Frame 1 (no input): blank canvas, image omitted
Frame 60 (the mouse pressed at the canvas centre just before this capture): blank canvas, image omitted
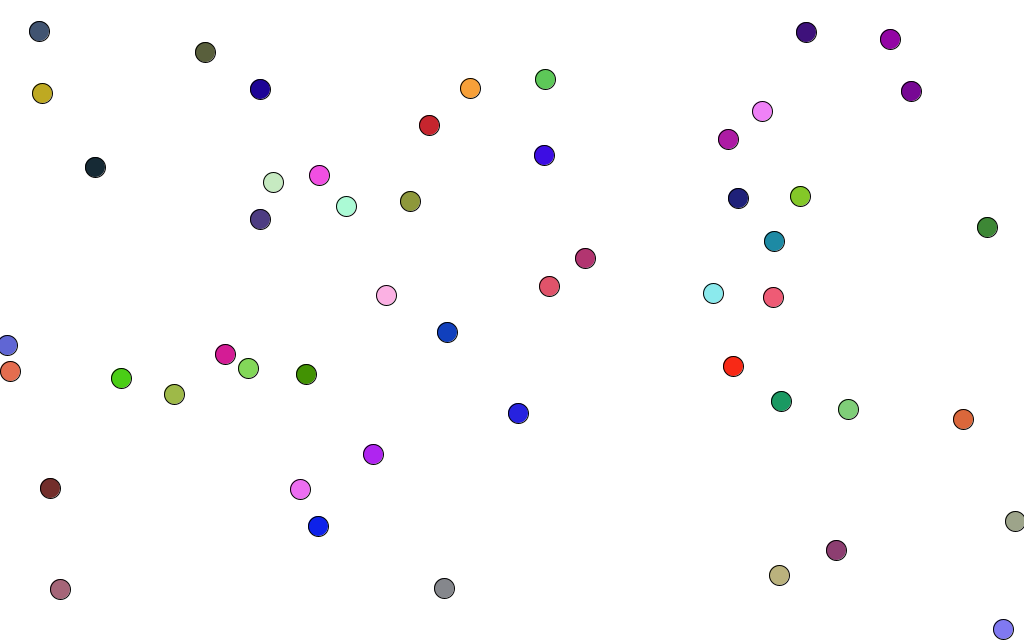
Frame 120 (the mouse held since frame 60 and released just before this capture)

The Processing sketch whose frames 1 and 60 were blank and that drew this single picture after the mouse press (run headless with seeded random() and noise(); from frame 60 on, the mouse is pressed at the canvas centre):

// Processing sketch: processing_97394
// ── processing_97394.pde




int randomNumber = 0;
int randomX = 0;
int randomY = 0;
int randomR, randomG, randomB = 0;
int randomFigure;

void setup()
{
  size(1024, 640);
  frameRate(60);
}

void draw()
{
  background(255, 255, 255); 
  for (int i=0; i<randomNumber; i++)
  {
    randomX = (int)random(1024);
    randomY = (int)random(640);
    randomR = (int)random(255);
    randomG = (int)random(255);
    randomB = (int)random(255);
    if(randomFigure == 0)
    {
          rect(randomX, randomY, 20, 20);
    }
    
    if(randomFigure == 1)
    {
      ellipse(randomX, randomY, 20, 20);
    }
    
    if(randomFigure == 2)
    {
      triangle(randomX, randomY, randomX+20, randomY, randomX+10, randomY+20);
    }
    fill(randomR, randomG, randomB);
  }
}

void mousePressed()
{
    randomFigure = (int)random(3);
    randomNumber = (int)random(200);
}
